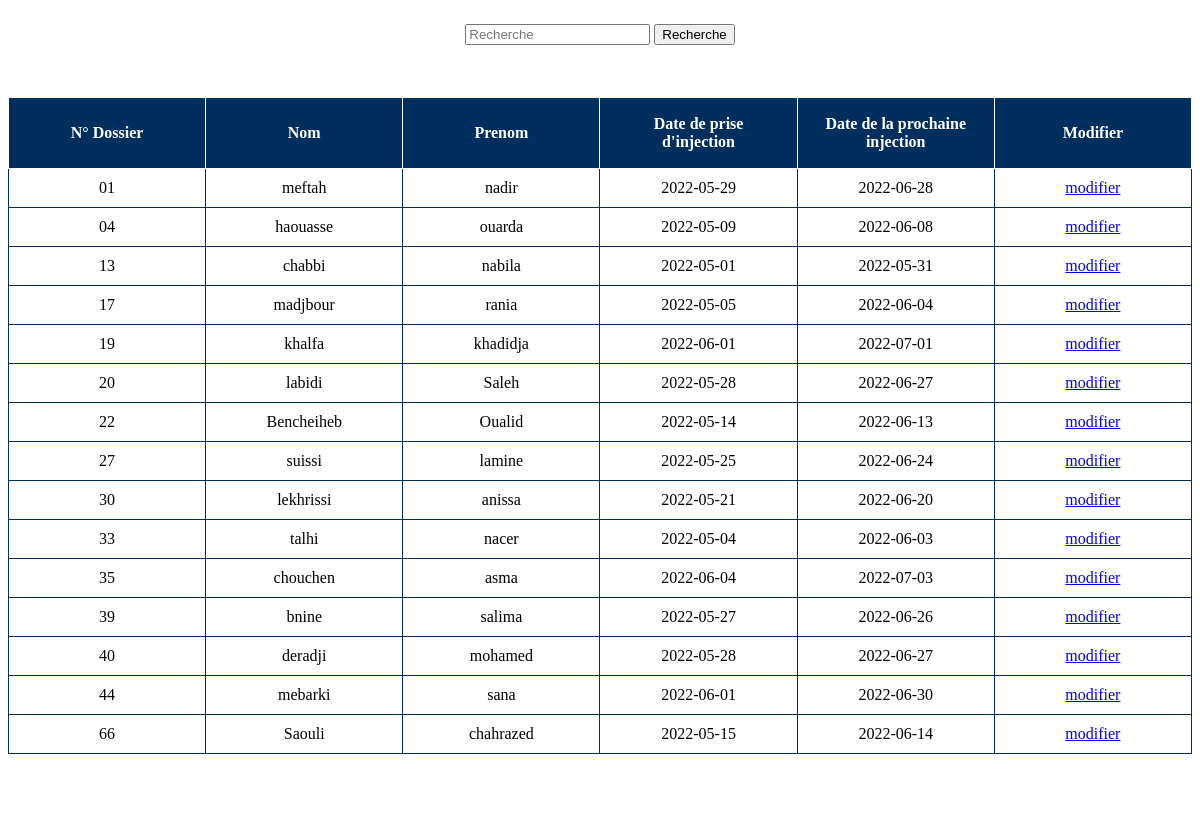
Page /validation.php on the committed database.
### tables this page shows
CREATE TABLE `malade` (
  `NDossier` varchar(255) NOT NULL,
  `nom` varchar(30) NOT NULL,
  `prenom` varchar(30) NOT NULL,
  `Date_de_naissance` varchar(255) NOT NULL,
  `age` varchar(255) NOT NULL,
  `sexe` varchar(255) NOT NULL,
  `wilaya` varchar(255) NOT NULL,
  `adress` varchar(255) NOT NULL,
  `num_tel` int(10) NOT NULL,
  `type_inj` varchar(30) NOT NULL,
  `dose` int(11) NOT NULL,
  `date_prise` date NOT NULL,
  `date_prochaine` date NOT NULL
);

### validation.php (the view, shortened to what this page needs)
<?php
if(isset($_POST['search']))
{
    $Search = $_POST['Search'];
    $query = "SELECT NDossier,nom,prenom,date_prise,date_prochaine FROM malade WHERE CONCAT(`NDossier`, `nom`, `prenom`, `date_prise`, `date_prochaine`) LIKE '%".$Search."%'";
    $search_result = filterTableI($query);
}
 else {
    $query = "SELECT NDossier,nom,prenom,date_prise,date_prochaine FROM malade ORDER BY NDossier";
    $search_result = filterTableI($query);
}
function filterTableI($query){
    $connect = mysqli_connect("localhost", "root", "", "errazi");
    $filter_Result = mysqli_query($connect, $query);
    return $filter_Result;
}
?>
<!DOCTYPE html>
<html>
<head>
</head>
<body>
<div id="validINJ">
<form action="validation.php" method="post" id="formTable">
    <table id="Atable">
        <caption>
			<p><input type="text" name="Search" placeholder="Recherche" id="val">
            <input type="submit" name="search" value="Recherche"></p>
            <br><br>
        </caption>
        <tr>
            <th style="width: 16%;">N° Dossier</th>
            <th style="width: 16%;">Nom</th>
            <th style="width: 16%;">Prenom</th>
            <th style="width: 16%;">Date de prise d'injection</th>
            <th style="width: 16%;">Date de la prochaine injection</th>
            <th style="width: 16%;">Modifier</th>
        </tr>
        <?php while($row = mysqli_fetch_array($search_result)):?>
        <tr>
            <td><?php echo $row['NDossier'];?></td>
            <td><?php echo $row['nom'];?></td>
            <td><?php echo $row['prenom'];?></td>
            <td><?php echo $row['date_prise'];?></td>
            <td><?php echo $row['date_prochaine'];?></td>
            <td><?php echo "<a href=\"modifier.php?NDossier=".$row["NDossier"]."\">modifier</a>";?></td>
        </tr>
<?php endwhile;?>
    </table><br>
    <a id="up" href="#val"><img src="/imges/up.png" width="30" height="30"></a>
</form>
</div>
</body>

### validation.php (style rules this page uses)
#Atable,tr,th,td { border: 1px solid #002e5f; text-align: center; padding: 15px; }
#Atable { width: 100%;border-collapse: collapse; }
#Atable th { height: 40px; background-color: #002e5f; color: white; border:1px solid white; }
#Atable td { padding: 10px; }

### rows in the picture
malade: NDossier "01", nom "meftah", prenom "nadir", date_prise "2022-05-29", date_prochaine "2022-06-28"
malade: NDossier "04", nom "haouasse", prenom "ouarda", date_prise "2022-05-09", date_prochaine "2022-06-08"
malade: NDossier "13", nom "chabbi", prenom "nabila", date_prise "2022-05-01", date_prochaine "2022-05-31"
malade: NDossier "17", nom "madjbour", prenom "rania", date_prise "2022-05-05", date_prochaine "2022-06-04"
malade: NDossier "19", nom "khalfa", prenom "khadidja", date_prise "2022-06-01", date_prochaine "2022-07-01"
malade: NDossier "20", nom "labidi", prenom "Saleh", date_prise "2022-05-28", date_prochaine "2022-06-27"
malade: NDossier "22", nom "Bencheiheb", prenom "Oualid", date_prise "2022-05-14", date_prochaine "2022-06-13"
malade: NDossier "27", nom "suissi", prenom "lamine", date_prise "2022-05-25", date_prochaine "2022-06-24"
malade: NDossier "30", nom "lekhrissi", prenom "anissa", date_prise "2022-05-21", date_prochaine "2022-06-20"
malade: NDossier "33", nom "talhi", prenom "nacer", date_prise "2022-05-04", date_prochaine "2022-06-03"
malade: NDossier "35", nom "chouchen", prenom "asma", date_prise "2022-06-04", date_prochaine "2022-07-03"
malade: NDossier "39", nom "bnine", prenom "salima", date_prise "2022-05-27", date_prochaine "2022-06-26"
malade: NDossier "40", nom "deradji", prenom "mohamed", date_prise "2022-05-28", date_prochaine "2022-06-27"
malade: NDossier "44", nom "mebarki", prenom "sana", date_prise "2022-06-01", date_prochaine "2022-06-30"
malade: NDossier "66", nom "Saouli", prenom "chahrazed", date_prise "2022-05-15", date_prochaine "2022-06-14"
